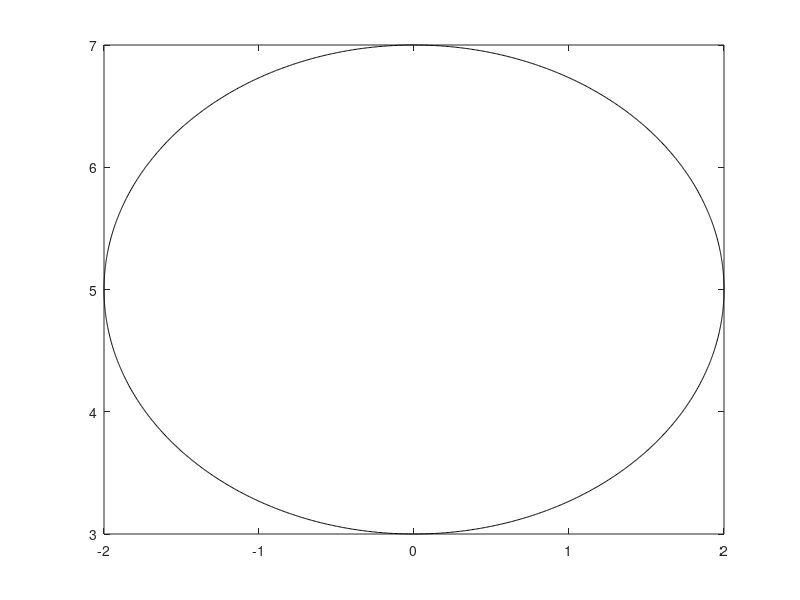

MATLAB code for this plot:
function draw_circle_constraint()
% xout: collection of state vectors at each time, output from ode45
% dt: (difference in time between each row of xout, generated by calling
% ode45 with the argument [tstart:dt:tfinal];)

% Define axis window
xmin = -2;
xmax = 2;
ymin = 3;
ymax = 7;

% Draw contact surfaces
x_a = linspace(xmin, xmax,500);
y_a = linspace(ymin, ymax,500);
[X,Y] = meshgrid(x_a,y_a);
a1 = Y;
% a2 = X+Y+1;
% a2 = 0.1*X + Y - 2;
% a2 = compute_a2(X,Y);
a2 = (X).^2 + (Y-5).^2 - 2^2;
% contour(X,Y,a1,[0,0], 'k'); hold on;

% Only want 1 contact mode for now
contour(X,Y,a2,[0,0], 'k'); hold on;
hold on
end